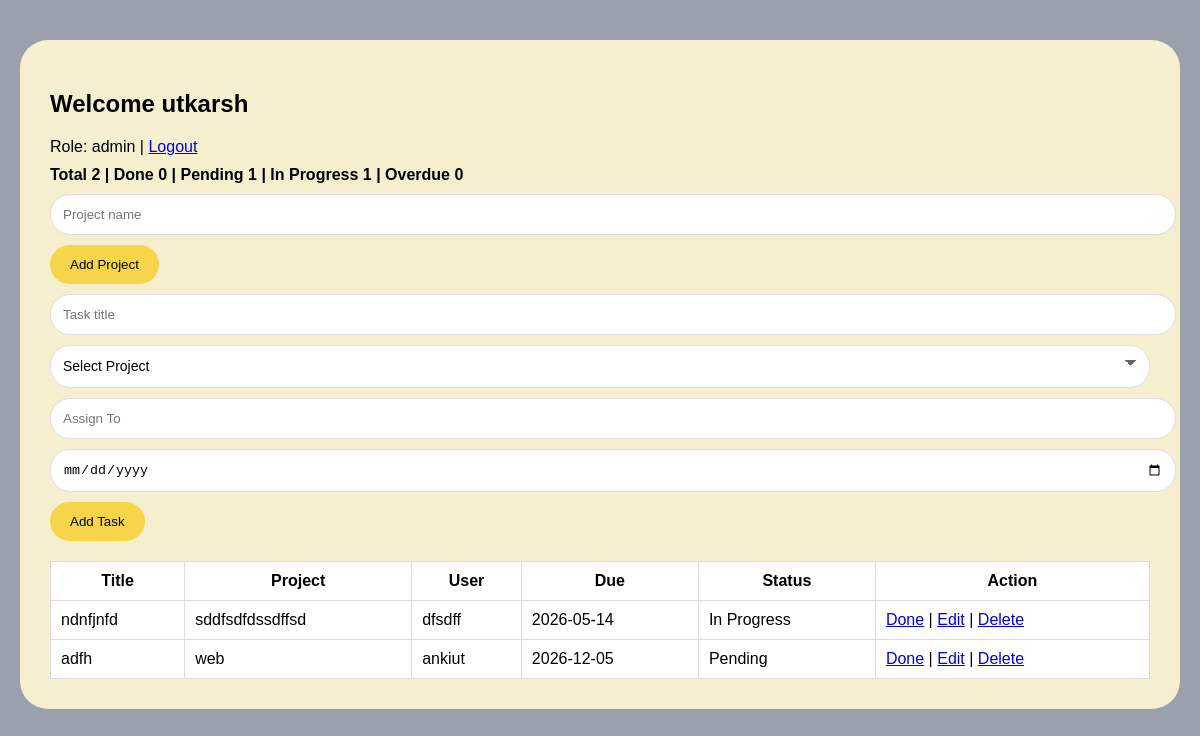
The page /dashboard (signed in) on the database its author committed.
### app.py (models this page shows)
class Task(db.Model):
 id = db.Column(db.Integer, primary_key=True)
 title = db.Column(db.String(120), nullable=False)
 status = db.Column(db.String(20), default="Pending", nullable=False)
 due_date = db.Column(db.Date, nullable=True)
 project_id = db.Column(db.Integer, db.ForeignKey("project.id"), nullable=True)
 assignee_id = db.Column(db.Integer, db.ForeignKey("user.id"), nullable=True)
 due = db.Column(db.String(30), nullable=True)
 project = db.Column(db.String(120), nullable=True)
 assignee = db.Column(db.String(120), nullable=True)
 @property
 def project_name(self):
  if self.project_obj:
   return self.project_obj.name
  return self.project or ""
 @property
 def assignee_name(self):
  if self.assigned_user:
   return self.assigned_user.name
  return self.assignee or ""
 @property
 def due_value(self):
  if self.due_date:
   return self.due_date.isoformat()
  return self.due or ""

class Project(db.Model):
 id = db.Column(db.Integer, primary_key=True)
 name = db.Column(db.String(120), nullable=False)
 owner_id = db.Column(db.Integer, db.ForeignKey("user.id"), nullable=True)
 team_id = db.Column(db.Integer, db.ForeignKey("team.id"), nullable=True)
 tasks = db.relationship("Task", backref="project_obj", lazy=True)

### app.py (the view, shortened to what this page needs)
@app.route("/dashboard", methods=["GET", "POST"])
@login_required
@roles_required("admin", "member")
def dashboard():
 metrics = _build_dashboard_metrics()
 projects = Project.query.order_by(Project.name.asc()).all()
 return render_template(
  "dashboard.html",
  user=session["user"],
  role=session.get("role", "member"),
  tasks=metrics["tasks"],
  projects=projects,
  total=metrics["total"],
  done=metrics["done"],
  pending=metrics["pending"],
  in_progress=metrics["in_progress"],
  overdue=metrics["overdue"],
 )

### app.py (called while the page is built)
def _build_dashboard_metrics():
 tasks = Task.query.all()
 total = len(tasks)
 done = len([x for x in tasks if x.status == "Done"])
 pending = len([x for x in tasks if x.status == "Pending"])
 in_progress = len([x for x in tasks if x.status == "In Progress"])
 today = date.today()
 overdue = len(
  [x for x in tasks if x.status != "Done" and x.due_date is not None and x.due_date < today]
 )
 return {
  "tasks": tasks,
  "total": total,
  "done": done,
  "pending": pending,
  "in_progress": in_progress,
  "overdue": overdue,
 }

def login_required(fn):
 @wraps(fn)
 def wrapper(*args, **kwargs):
  if "user_id" not in session:
   if request.path.startswith("/api/"):
    return _json_error("Authentication required.", 401)
   return redirect(url_for("signin"))
  return fn(*args, **kwargs)
 return wrapper

def roles_required(*allowed_roles):
 def decorator(fn):
  @wraps(fn)
  def wrapper(*args, **kwargs):
   if session.get("role") not in allowed_roles:
    if request.path.startswith("/api/"):
     return _json_error("Forbidden: insufficient role.", 403)
    return "Forbidden: You do not have permission to access this resource.", 403
   return fn(*args, **kwargs)
  return wrapper
 return decorator

### templates/dashboard.html (shortened to what this page needs)
<!doctype html><html><head><link rel="stylesheet" href="/static/style.css"></head><body>
<div class="dash">
<h2>Welcome {{user}}</h2>
<div>Role: {{role}} | <a href="/logout">Logout</a></div>
<div class="stats">Total {{total}} | Done {{done}} | Pending {{pending}} | In Progress {{in_progress}} | Overdue {{overdue}}</div>
{% if role == 'admin' %}
<form action="/project" method="post"><input name="name" placeholder="Project name"><button>Add Project</button></form>
{% endif %}
<form method="post">
<input name="title" placeholder="Task title">
<select name="project">
<option value="">Select Project</option>
</select>
<input name="assignee" placeholder="Assign To">
<input type="date" name="due">
<button>Add Task</button></form>
<table><tr><th>Title</th><th>Project</th><th>User</th><th>Due</th><th>Status</th><th>Action</th></tr>
{% for t in tasks %}
<tr><td>{{t.title}}</td><td>{{t.project_name}}</td><td>{{t.assignee_name}}</td><td>{{t.due_value}}</td><td>{{t.status}}</td><td>{% if role == 'admin' %}<a href="/done/{{t.id}}">Done</a> | <a href="/edit-task/{{t.id}}">Edit</a> | <a href="/delete-task/{{t.id}}" onclick="return confirm('Delete this task?')">Delete</a>{% else %}-{% endif %}</td></tr>
{% endfor %}
</table></div></body></html>

### static/style.css (style rules this page uses)
body { font-family:Arial;background:#9aa0ac;margin:0 }
.container,.dash { max-width:1100px;margin:40px auto;background:#f5efcf;border-radius:28px;padding:30px;display:grid;grid-template-columns:1fr 1fr;gap:20px }
.left input,.dash input,.left select,.dash select { display:block;width:100%;padding:12px;margin:10px 0;border-radius:20px;border:1px solid #ddd;background:#fff }
.left select,.dash select { font-family:inherit;font-size:14px;line-height:1.2;appearance:none;-webkit-appearance:none;-moz-appearance:none;background-image:linear-gradient(45deg,transparent 50%,#666 50%),linear-gradient(135deg,#666 50%,transparent 50%);background-position:calc(100% - 18px) calc(50% - 3px),calc(100% - 12px) calc(50% - 3px);background-size:6px 6px,6px 6px;background-repeat:no-repeat;padding-right:36px }
button { background:#f6d54a;border:0;padding:12px 20px;border-radius:25px;cursor:pointer }
.dash { display:block }
table { width:100%;background:#fff;border-collapse:collapse;margin-top:20px }
td,th { padding:10px;border:1px solid #ddd }
.stats { margin:10px 0;font-weight:bold }

### rows shown on the page
Task: title "ndnfjnfd", project_name "sddfsdfdssdffsd", assignee_name "dfsdff", due_value "2026-05-14", status "In Progress"
Task: title "adfh", project_name "web", assignee_name "ankiut", due_value "2026-12-05", status "Pending"

### other values the page prints
{{ user }} "utkarsh"
{{ role }} "admin"
{{ total }} "2"
{{ done }} "0"
{{ pending }} "1"
{{ in_progress }} "1"
{{ overdue }} "0"
